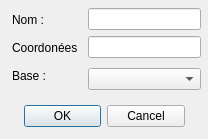
<ui version="4.0" >
 <class>saveDefDialog</class>
 <widget class="QDialog" name="saveDefDialog" >
  <property name="geometry" >
   <rect>
    <x>0</x>
    <y>0</y>
    <width>208</width>
    <height>139</height>
   </rect>
  </property>
  <property name="windowTitle" >
   <string>Sauvegarder</string>
  </property>
  <widget class="QDialogButtonBox" name="buttonBox" >
   <property name="geometry" >
    <rect>
     <x>24</x>
     <y>100</y>
     <width>161</width>
     <height>32</height>
    </rect>
   </property>
   <property name="orientation" >
    <enum>Qt::Horizontal</enum>
   </property>
   <property name="standardButtons" >
    <set>QDialogButtonBox::Cancel|QDialogButtonBox::NoButton|QDialogButtonBox::Ok</set>
   </property>
  </widget>
  <widget class="QLineEdit" name="editName" >
   <property name="geometry" >
    <rect>
     <x>88</x>
     <y>8</y>
     <width>113</width>
     <height>22</height>
    </rect>
   </property>
  </widget>
  <widget class="QLineEdit" name="editCoord" >
   <property name="geometry" >
    <rect>
     <x>88</x>
     <y>36</y>
     <width>113</width>
     <height>22</height>
    </rect>
   </property>
  </widget>
  <widget class="QLabel" name="label" >
   <property name="geometry" >
    <rect>
     <x>12</x>
     <y>12</y>
     <width>52</width>
     <height>16</height>
    </rect>
   </property>
   <property name="text" >
    <string>Nom :</string>
   </property>
  </widget>
  <widget class="QLabel" name="label_2" >
   <property name="geometry" >
    <rect>
     <x>12</x>
     <y>40</y>
     <width>69</width>
     <height>16</height>
    </rect>
   </property>
   <property name="text" >
    <string>Coordonées</string>
   </property>
  </widget>
  <widget class="QLabel" name="label_3" >
   <property name="geometry" >
    <rect>
     <x>12</x>
     <y>68</y>
     <width>52</width>
     <height>16</height>
    </rect>
   </property>
   <property name="text" >
    <string>Base :</string>
   </property>
  </widget>
  <widget class="QComboBox" name="chooseBdd" >
   <property name="geometry" >
    <rect>
     <x>88</x>
     <y>68</y>
     <width>113</width>
     <height>22</height>
    </rect>
   </property>
  </widget>
 </widget>
 <resources/>
 <connections>
  <connection>
   <sender>buttonBox</sender>
   <signal>accepted()</signal>
   <receiver>saveDefDialog</receiver>
   <slot>accept()</slot>
   <hints>
    <hint type="sourcelabel" >
     <x>248</x>
     <y>254</y>
    </hint>
    <hint type="destinationlabel" >
     <x>157</x>
     <y>274</y>
    </hint>
   </hints>
  </connection>
  <connection>
   <sender>buttonBox</sender>
   <signal>rejected()</signal>
   <receiver>saveDefDialog</receiver>
   <slot>reject()</slot>
   <hints>
    <hint type="sourcelabel" >
     <x>316</x>
     <y>260</y>
    </hint>
    <hint type="destinationlabel" >
     <x>286</x>
     <y>274</y>
    </hint>
   </hints>
  </connection>
 </connections>
</ui>
